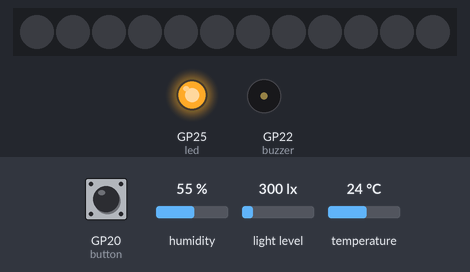
Recording of a program running on a simulated Raspberry Pi Pico running MicroPython. On the bench: 12 RGB LEDs in strip order, left to right, output pins drawn as LEDs (lit = HIGH), buzzer (waves = sounding). Inputs (shaded band) come from the test bench; at power-on: GP20 (button) HIGH, humidity 55 %, light level 300 lx, temperature 24 °C. The clock reads 2024-03-15 10:24:30 at power-on unless the program sets it; files the program writes start out absent; library files of the repository ran but are not shown: ds3231_port.py, ahtx0.py, bh1750.py; what the program prints to the serial console is not drawn.

Above: at 1.7 s.
1.8 s: GP20 (button) pulled LOW for 1 s
At 4.2 s:
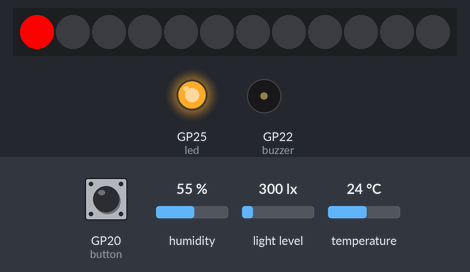
4.5 s: GP20 (button) pulled LOW for 1 s
At 6.7 s:
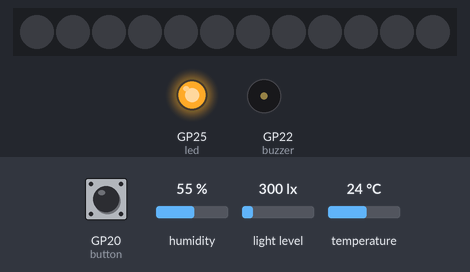
7.0 s: GP20 (button) pulled LOW for 3.2 s
At 11.3 s:
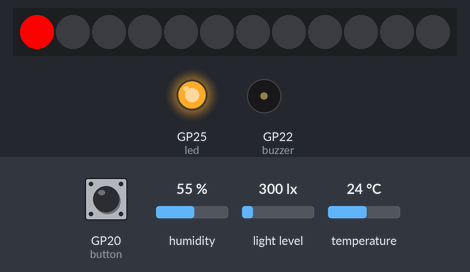
Timing chart, 0 to 12.8 s (numbered marks = the images above; inputs shaded):
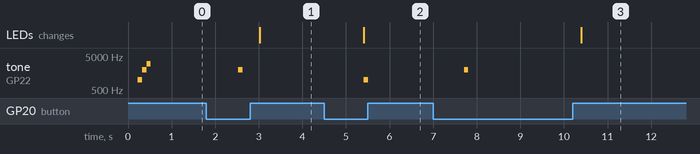

Measured:
- after the input at 1.8 s, tone on GP22 (buzzer): silent → 2000 Hz after 0.73 s, → silent 0.10 s later; the LEDs: change after 1.2 s (image 1)
- after the input at 4.5 s, tone on GP22 (buzzer): silent → 1000 Hz after 0.91 s, → silent 0.10 s later; the LEDs: change after 0.91 s (image 2)
- after the input at 7.0 s, tone on GP22 (buzzer): silent → 2000 Hz after 0.71 s, → silent 0.10 s later; the LEDs: change after 3.4 s (image 3)

The program:

main.py
```python
import time, machine
from ds3231_port import DS3231
from machine import I2C, Pin, PWM
import ahtx0
from bh1750 import BH1750
import neopixel

#--------- 핀 설정 및 센서 초기화 ---------#

# 내장 LED 설정
led = Pin('LED', Pin.OUT)

# 버튼 설정 (눌렀을 때 0, 평소에는 1을 반환하는 PULL_UP 방식)
button = Pin(20, Pin.IN, Pin.PULL_UP)

# 부저 설정
buzzer = PWM(Pin(22))

# NeoPixel LED 설정 (핀 21, 12개의 LED)
np0 = neopixel.NeoPixel(Pin(21), 12)

# I2C 버스 0번 설정 (RTC와 조도 센서용)
i2c0 = machine.I2C(0, scl=machine.Pin(5), sda=machine.Pin(4), freq=400000)
# 시간 모듈(RTC) 초기화
rtc = DS3231(i2c0)
# 조도 센서 초기화
bh1750 = BH1750(0x23, i2c0)

# 온습도 센서 통신 설정
i2c1 = I2C(1, scl=Pin(15), sda=Pin(14), freq=400_000)
# 온습도 센서 초기화
sensor = ahtx0.AHT20(i2c1)

# 기록 간격 설정 (30분 = 1800초)
recording_interval = 1
last_record_time = 0
data_file = None

# LED 조명 켜기/끄기 시간 설정 (24시간 형식)
# 이 값을 직접 수정하여 LED 켜기/끄기 시간을 변경할 수 있습니다
light_on_hour = 19    # LED 켜는 시간 (시)
light_on_minute = 6   # LED 켜는 시간 (분)
light_off_hour = 6    # LED 끄는 시간 (시)
light_off_minute = 0  # LED 끄는 시간 (분)

# LED 색상 설정
LED_COLOR = (80, 40, 220)  # 성장기에 좋은 색으로 설정 (보라색)
LED_STANDBY_COLOR = (255, 0, 0)  # 대기 상태일 때 색상 (빨간색)

#--------- 기능 함수 정의 ---------#

# 네오픽셀 켜기 (전체)
def np_on():
    for i in range(0, np0.n):
        np0[i] = LED_COLOR  # 성장기에 좋은 색으로 설정 (보라색)
    np0.write()  # LED에 변경사항 적용

# 네오픽셀 끄기 (대기 모드: 첫 번째만 빨간색)
def np_standby():
    for i in range(0, np0.n):
        if i == 0:  # 첫 번째 LED만 빨간색으로 설정
            np0[i] = LED_STANDBY_COLOR
        else:
            np0[i] = (0, 0, 0)  # 나머지 LED는 끄기
    np0.write()  # LED에 변경사항 적용

# 네오픽셀 완전히 끄기
def np_off():
    for i in range(0, np0.n):
        np0[i] = (0, 0, 0)  # LED 끄기 (검은색)
    np0.write()  # LED에 변경사항 적용

# 현재 시간이 LED를 켜야 할 시간인지 확인 (하루를 넘어가는 경우도 처리)
def is_light_on_time():
    now = rtc.get_time()  # 현재 시간 가져오기
    current_hour = now[3]  # 현재 시간 (시)
    current_minute = now[4]  # 현재 시간 (분)

    # 현재 시간을 분 단위로 변환 (예: 8시 30분 -> 510분)
    current_time_in_minutes = current_hour * 60 + current_minute

    # 켜는 시간과 끄는 시간을 분 단위로 변환
    on_time_in_minutes = light_on_hour * 60 + light_on_minute
    off_time_in_minutes = light_off_hour * 60 + light_off_minute

    # 하루를 넘어가는 경우 (켜는 시간이 끄는 시간보다 크거나 같은 경우)
    # 예: 켜는 시간 19:00, 끄는 시간 06:00인 경우
    if on_time_in_minutes >= off_time_in_minutes:
        # 현재 시간이 켜는 시간 이후이거나 끄는 시간 이전이면 켜짐
        return current_time_in_minutes >= on_time_in_minutes or current_time_in_minutes < off_time_in_minutes
    else:
        # 일반적인 경우 (같은 날에 켜고 끄는 경우)
        return on_time_in_minutes <= current_time_in_minutes < off_time_in_minutes

# 현재 시간 디버깅 출력 함수
def print_current_time():
    now = rtc.get_time()  # 현재 시간 가져오기
    print("현재 시간: {:04d}/{:02d}/{:02d} {:02d}:{:02d}:{:02d}".format(
        now[0], now[1], now[2], now[3], now[4], now[5]))

    # 켜는/끄는 시간 분단위로 변환
    current_hour = now[3]  # 현재 시간 (시)
    current_minute = now[4]  # 현재 시간 (분)
    current_time_in_minutes = current_hour * 60 + current_minute
    on_time_in_minutes = light_on_hour * 60 + light_on_minute
    off_time_in_minutes = light_off_hour * 60 + light_off_minute

    print("현재 시간(분): {}, 켜는 시간(분): {}, 끄는 시간(분): {}".format(
        current_time_in_minutes, on_time_in_minutes, off_time_in_minutes))

    # 하루를 넘어가는 경우 표시
    if on_time_in_minutes >= off_time_in_minutes:
        print("하루를 넘어가는 설정입니다 (밤->아침)")
    else:
        print("같은 날 내에서 설정되었습니다")

    print("LED 켜야 하나요? {}".format(is_light_on_time()))

# 버튼 눌렀을 때 짧은 부저음
def button_buzzer(freq):
    buzzer.duty_u16(30000)  # 부저 켜기 (소리 크기 설정)
    buzzer.freq(freq)       # 주파수 설정 (높은 값 = 높은 소리)
    time.sleep(0.1)         # 0.1초 동안 소리내기
    buzzer.duty_u16(0)      # 부저 끄기

# 프로그램 시작 시 멜로디 부저음
def start_buzzer():
    # 점점 높아지는 3단계 소리
    buzzer.freq(1000)
    buzzer.duty_u16(30000)
    time.sleep(0.1)

    buzzer.freq(2000)
    buzzer.duty_u16(30000)
    time.sleep(0.1)

    buzzer.freq(3000)
    buzzer.duty_u16(30000)
    time.sleep(0.1)

    buzzer.duty_u16(0)  # 부저 끄기

# 데이터 기록 함수
def record_data():
    global data_file, last_record_time

    # 현재 시간 가져오기
    now = rtc.get_time()
    current_time = time.time()

    # 센서에서 데이터 읽기
    humidity = sensor.relative_humidity
    temperature = sensor.temperature
    light = bh1750.measurement

    # 측정값 출력
    print("Time: {:04d}/{:02d}/{:02d} {:02d}:{:02d}:{:02d}".format(
        now[0], now[1], now[2], now[3], now[4], now[5]))
    print("Humidity: {:.2f}%".format(humidity))
    print("Temperature: {:.2f}C".format(temperature))
    print("Light: {:.2f} lux".format(light))

    # 파일이 없으면 열기
    if data_file is None:
        try:
            data_file = open('data.csv', 'a')
            # 빈 파일인지 확인하고 필요하면 헤더 추가
            if data_file.seek(0, 2) == 0:  # 파일 끝이 0이면 빈 파일
                data_file.write("Time, Temperature, Humidity, Light\n")
        except:
            print("파일을 열 수 없습니다.")
            return

    # 정해진 간격마다 데이터 기록
    if current_time - last_record_time >= recording_interval:
        try:
            # 파일에 데이터 기록
            data_file.write("{:04d}/{:02d}/{:02d} {:02d}:{:02d}:{:02d}, {:.2f}, {:.2f}, {:.2f}\n".format(
                now[0], now[1], now[2], now[3], now[4], now[5],
                temperature, humidity, light))

            # 버퍼에 있는 데이터를 즉시 디스크에 기록
            data_file.flush()

            # 파일을 닫았다가 다시 열어 데이터 안전성 확보
            data_file.close()
            data_file = open('data.csv', 'a')

            last_record_time = current_time
            print("데이터 기록 완료!")
        except Exception as e:
            print("데이터 기록 중 오류 발생:", e)

#--------- 메인 프로그램 ---------#

# 상태 변수 초기화
recording_active = False  # 기록 활성화 상태
button_pressed = False    # 버튼 상태 추적
last_light_check = 0      # 마지막으로 조명 상태를 확인한 시간
light_status = False      # LED 상태 추적 (True: 켜짐, False: 꺼짐 또는 대기)

# 시작 시 설정
np_off()                  # 네오픽셀 끄기
led.on()                  # 내장 LED 켜기 (프로그램 실행 중 표시)
start_buzzer()            # 시작 멜로디 재생

# 안내 메시지 출력
print("프로그램이 시작되었습니다.")
print("온습도,조도를 측정합니다.")
print("버튼을 누르면 기록과 네오픽셀이 시작/중지됩니다.")
print("현재 LED 켜는 시간: {:02d}시 {:02d}분, 끄는 시간: {:02d}시 {:02d}분".format(
    light_on_hour, light_on_minute, light_off_hour, light_off_minute))

# 시작할 때 현재 시간과 LED 상태 확인
print_current_time()

try:
    # 메인 루프
    while True:
        # 1. 버튼 상태 확인 및 처리
        if button.value() == 0 and not button_pressed:  # 버튼이 새로 눌렸을 때
            button_pressed = True  # 버튼 상태 기록

            # 기록 상태 전환 (켜기 <-> 끄기)
            recording_active = not recording_active

            if recording_active:
                print("기록이 시작되었습니다.")
                # LED 상태를 시간에 따라 즉시 설정 (현재 시간 바로 확인)
                print_current_time()  # 디버깅을 위해 현재 시간 출력
                current_time = time.time()
                last_light_check = current_time - 10  # 강제로 LED 상태 업데이트 발생시키기

                button_buzzer(2000)   # 시작 부저음 (높은 음)

                # 파일 열기
                if data_file is None:
                    data_file = open('data.csv', 'a')
                    # 빈 파일이면 헤더 추가
                    if data_file.seek(0, 2) == 0:
                        data_file.write("Time, Temperature, Humidity, Light\n")

                # 시작하자마자 첫 기록 수행
                last_record_time = time.time() - recording_interval  # 즉시 기록되도록 설정
            else:
                print("기록과 네오픽셀이 중지되었습니다.")
                np_off()              # 네오픽셀 끄기
                button_buzzer(1000)   # 중지 부저음 (낮은 음)

                # 파일 안전하게 닫기
                if data_file is not None:
                    data_file.flush()
                    data_file.close()
                    data_file = None

            # 버튼이 떼어질 때까지 대기 (중복 인식 방지)
            while button.value() == 0:
                time.sleep(0.1)

        elif button.value() == 1 and button_pressed:  # 버튼이 떼어졌을 때
            button_pressed = False  # 버튼 상태 초기화
            time.sleep(0.2)         # 디바운스 (버튼 신호 안정화)

        # 2. 기록이 활성화된 경우 데이터 측정 및 저장, LED 상태 업데이트
        if recording_active:
            # 데이터 기록
            record_data()

            # 1초마다 시간에 따라 LED 상태 업데이트 (더 빠른 응답성)
            current_time = time.time()
            if current_time - last_light_check >= 1:  # 5초에서 1초로 변경
                if is_light_on_time():
                    # LED 켜는 시간 - LED 끄는 시간 사이면 모든 LED 켜기
                    np_on()
                    # 상태가 변경되었을 때만 메시지 출력
                    if not light_status:
                        print("네오픽셀이 켜졌습니다 (LED 켜는 시간대: {:02d}:{:02d}-{:02d}:{:02d})".format(
                            light_on_hour, light_on_minute, light_off_hour, light_off_minute))
                        print_current_time()  # 디버깅을 위해 현재 시간 출력
                        light_status = True
                else:
                    # 그 외 시간은 대기 모드 (첫 LED만 빨간색)
                    np_standby()
                    # 상태가 변경되었을 때만 메시지 출력
                    if light_status:
                        print("네오픽셀이 대기 모드입니다 (LED 끄는 시간대: {:02d}:{:02d}-{:02d}:{:02d})".format(
                            light_off_hour, light_off_minute, light_on_hour, light_on_minute))
                        print_current_time()  # 디버깅을 위해 현재 시간 출력
                        light_status = False
                last_light_check = current_time

        time.sleep(1)  # 1초 대기

except KeyboardInterrupt:  # Ctrl+C로 프로그램 중단 시
    pass
finally:  # 프로그램 종료 시 항상 실행
    print("프로그램을 종료합니다.")
    np_off()               # 네오픽셀 끄기
    button_buzzer(500)     # 프로그램 종료 부저음 (매우 낮은 음)

    # 파일 안전하게 닫기
    if data_file is not None:
        data_file.flush()
        data_file.close()
```
